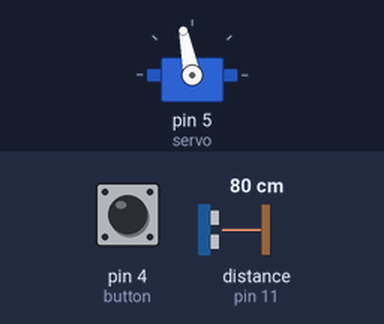
This sketch was run on a simulated Arduino Uno, built with avr-gcc and run on an emulated ATmega328P. On the bench: servo. The test bench sets the inputs (shaded band); at power-on: pin 4 (button) LOW, distance to the obstacle (sensor on pin 11) 80 cm. The echo pulse lasts 58.3 µs per cm; what the sketch prints to the serial monitor is not drawn.

Above: at 1.11 s.
1.2 s: pin 4 (button) pulled HIGH for 0.15 s
Timing chart, 0 to 4.2 s (numbered marks = the images above; inputs shaded):
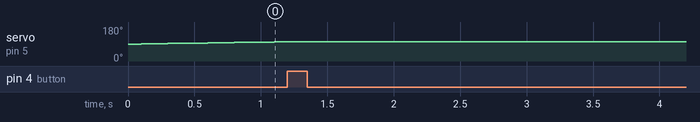

Measured:
- after the input at 1.2 s, servo on pin 5 (servo): goes on until 1.3 s, then stays 101°

The sketch:

powerful_lahdi1.ino
```cpp
#include <Servo.h>
#define button 4
const int minDistance = 10;
const int maxDistance = 300;
int maxStep = 1000;
int minStep = 0;
int pos = 0;
Servo servo;
const int pingPin = 11;
long val;


void setup() {
  // initialize serial communication:
  Serial.begin(9600);
  servo.attach(5);
  pinMode(button, INPUT);
  calibrateServo();
}

void loop() {
  val = getDistance();
  val = map(val, 32, 330, minStep, maxStep); // scale it to use it with the servo (value between 0 and 180)
  servo.write(val);               // sets the servo position according to the scaled value
  //Serial.println(val);
  delay(40);                       // waits for the servo to get there

  long cm = getDistance();


  Serial.print(cm);
  Serial.print("cm");
  Serial.println();

  delay(100);
}
long getDistance(){
	long duration;
 	pinMode(pingPin, OUTPUT);
  	digitalWrite(pingPin, LOW);
  	delayMicroseconds(2);
  	digitalWrite(pingPin, HIGH);
  	delayMicroseconds(5);
  	digitalWrite(pingPin, LOW);

  	pinMode(pingPin, INPUT);
  	duration = pulseIn(pingPin, HIGH);

	return microsecondsToCentimeters(duration);
}
void calibrateServo() {
  int position = 90;
  servo.write(position);
  bool isPressed = false;
  while(!isPressed){
    servo.write(position);
    delay(100);
    if(digitalRead(button)){
    isPressed = true;
    }
    position++;
  }
  Serial.println(position);
  maxStep = position;
  isPressed = false;
  while(!isPressed){
    servo.write(position);
    delay(100);
    if(digitalRead(button)){
    isPressed = true;
    }
    position--;
  }
  minStep = position;
}
long microsecondsToCentimeters(long microseconds) {
  // The speed of sound is 340 m/s or 29 microseconds per centimeter.
  // The ping travels out and back, so to find the distance of the object we
  // take half of the distance travelled.
  return microseconds / 29 / 2;
}
```
